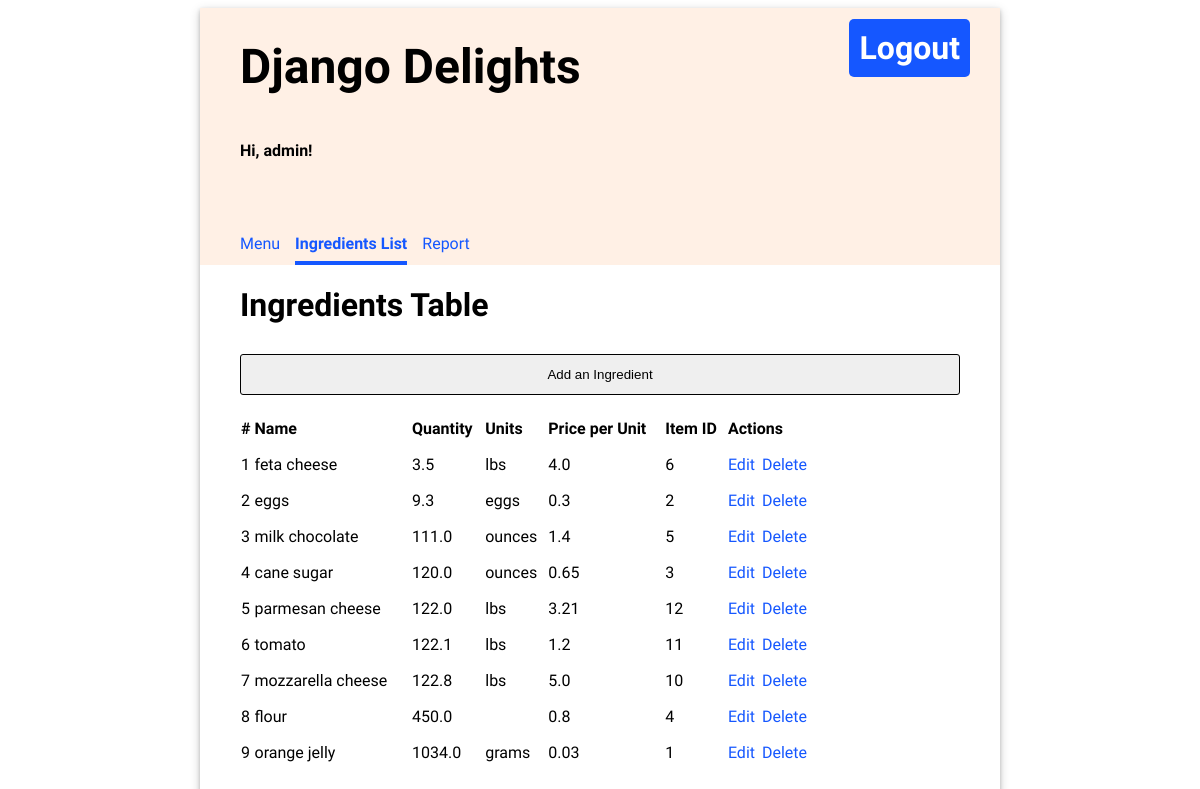
The page /table (signed in) on the database its author committed.
### inventory/models.py (models this page shows, shortened)
class Ingredient(models.Model):
    name = models.CharField(max_length=100, unique=True)
    quantity = models.FloatField(default=0.0)
    unit = models.CharField(max_length=20)
    unit_price = models.FloatField(default=0.0)
    class Meta:
        ordering = ['quantity']

### inventory/views.py (the view)
# urls.py: path('table', views.ingredientTable, name='table'),
@login_required
def ingredientTable(request):
    ingredients = Ingredient.objects.all()
    template = loader.get_template('inventory/one_more_table.html')
    context = {'ingredients': ingredients}
    return HttpResponse(template.render(context, request))

### inventory/templates/inventory/one_more_table.html (shortened to what this page needs)
{% extends 'base.html' %}
{% block content %}
<h1>Ingredients Table</h1>
<input
    type="button"
    value="Add an Ingredient"
    onclick='location.href="add_ingredient"'
/>
<table border="0">
    <thead>
        <tr>
            <th>#</th>
            <th>Name</th>
            <th>Quantity</th>
            <th>Units</th>
            <th>Price per Unit</th>
            <th>Item ID</th>
            <th colspan="2">Actions</th>
        </tr>
    </thead>
    <tbody>
        {% for item in ingredients %}
        <tr>
            <td>{{ forloop.counter }}</td>
            <td>{{ item.name }}</td>
            <td>{{ item.quantity }}</td>
            <td>{{ item.unit }}</td>
            <td>{{ item.unit_price }}</td>
            <td>{{ item.id }}</td>
            <td><a href="update/{{ item.id }}">Edit</a></td>
            <td><a href="delete/{{ item.id }}">Delete</a></td>
        </tr>
        {% endfor %}
    </tbody>
</table>
{% endblock %}

### inventory/templates/base.html (shortened to what this page needs)
<!DOCTYPE html>
<html lang="en">
{% load static %}
<head>
    <link rel="stylesheet" type="text/css" href="{% static 'inventory/style.css' %}"/>
</head>
<body>
    <div class="app">
    <header>
        <div class="header-first-row">
            <h1 class="title">Django Delights<h1>
            {% if user.is_authenticated %}
            <a class="logout" href="/logout">Logout</a>
            {% endif %}
        </div>
        {% if user.is_authenticated %}
        <p>Hi, {{ user.username }}!</p>
        <nav class="navbar">
            {% url 'menu' as menu_url %}
            {% url 'table' as ingredients_url %}
            {% url 'purchase-view' as reports_url %}
            <a class="nav-item{% if request.path == menu_url %} current-page{% endif %}" href="{% url 'menu' %}">Menu</a>
            <a class="nav-item{% if request.path == ingredients_url %} current-page{% endif %}" href="{% url 'table' %}">Ingredients List</a>
            <a class="nav-item{% if request.path == reports_url %} current-page{% endif %}" href="{% url 'purchase-view' %}">Report</a>
        </nav>
        {% endif %}
    </header>
    <main>
        {% block content %}
        {% endblock %}
    </main>
    </div>
</body>
</html>

### inventory/static/inventory/style.css (style rules this page uses)
body { font-family: 'Oxygen', sans-serif; }
.app { min-width: 800px; max-width: 60%; margin: 0 auto; box-shadow: 0 2px 4px 0 rgba(0, 0, 0, 0.2), 0 3px 10px 0 rgba(0, 0, 0, 0.19); }
.title { font-size: 3em; padding: 30px 0; margin: auto 0; }
.header-first-row { width: 100%; display: flex; justify-content: space-between; }
.logout { height: max-content; text-align: center; text-decoration: none; border: 0px; background-color: #1557FF; border-radius: 5px; color: white; padding: 10px; font-weight: bold; margin: 30px; font-size: 1em; }
.navbar { margin-top: 50px; display: flex; width: 100%; }
.navbar a { text-decoration: none; padding: 8px 0; color: #1557FF; margin-right: 15px; }
.navbar a:hover, .navbar .current-page { border-bottom: solid 4px #1557FF; border-spacing: 0 15px; font-weight: bold; }
header { background-color: #FFF0E5; min-height: 200px; display: flex; align-items: center; flex-direction: column; align-items: flex-start; padding-left: 40px; }
main { display: flex; flex-direction: column; padding: 0 40px 20px 40px; justify-content: center; }
header p { font-weight: bold; }
input, select { width: 100%; padding: 12px 20px; margin: 8px 0; box-sizing: border-box; border: 1px solid black; border-radius: 3px; }
main table { text-align: left; border-collapse: separate; border-spacing: 0 15px; width: 80%; }
a { text-decoration: none; color: #1557FF; }

### rows shown on the page
Ingredient: name "feta cheese", quantity "3.5", unit "lbs", unit_price "4.0", id "6"
Ingredient: name "eggs", quantity "9.3", unit "eggs", unit_price "0.3", id "2"
Ingredient: name "milk chocolate", quantity "111.0", unit "ounces", unit_price "1.4", id "5"
Ingredient: name "cane sugar", quantity "120.0", unit "ounces", unit_price "0.65", id "3"
Ingredient: name "parmesan cheese", quantity "122.0", unit "lbs", unit_price "3.21", id "12"
Ingredient: name "tomato", quantity "122.1", unit "lbs", unit_price "1.2", id "11"
Ingredient: name "mozzarella cheese", quantity "122.8", unit "lbs", unit_price "5.0", id "10"
Ingredient: name "flour", quantity "450.0", unit_price "0.8", id "4"
Ingredient: name "orange jelly", quantity "1034.0", unit "grams", unit_price "0.03", id "1"

### other values the page prints
{{ user.username }} "admin"
